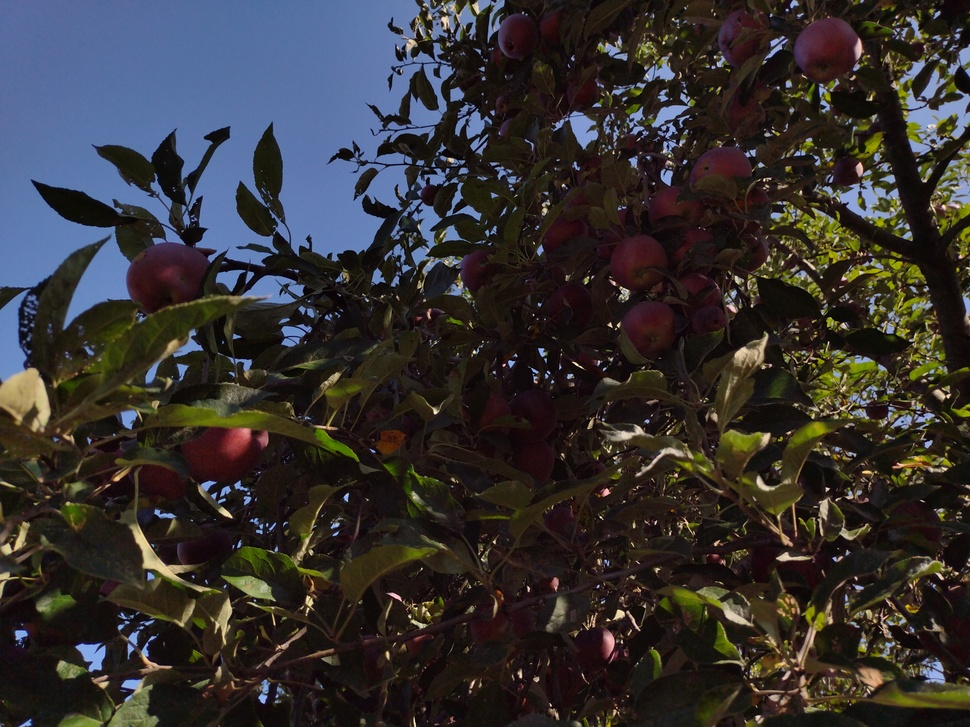
%> input picture year4/CSCI431/HW_03_Alex_Iacob_DIR/IMG_20220828_Apples.jpg, 970 x 727 px, shrunk from 4000 x 3000 before the run
$ octave --eval "HW_03_Iacob_Alex_Q2;"   (GNU Octave 9; MATLAB toolbox functions it lacks are replaced by stand-ins)
%> lines starting %> are read from the running program, lines starting %| are printed output that depends on the picture; in (x1, y1, x2, y2) boxes, pixels count from 0 and x2, y2 are one past the last pixel; in counts of white or black regions, pixels touching at a corner belong together; the program's own positions count from 1
function HW_03_Iacob_Alex_Q2()
    im_in = imread('IMG_20220828_Apples.jpg');
%> im_in is the input picture: size 727x970x3 uint8; mean R, G, B 52.7, 49.7, 49.8
    im_dbl = im2double(im_in);

    % turning the double image to a lab image
    im_lab = rgb2lab(im_dbl);
%> im_lab: size 727x970x3 double; mean of channels 1, 2, 3 20.4, 2.7, 0.9

    % after viewing all of the channels, the a* was the ideal channel
    im_a_star = im_lab(:,:,2);
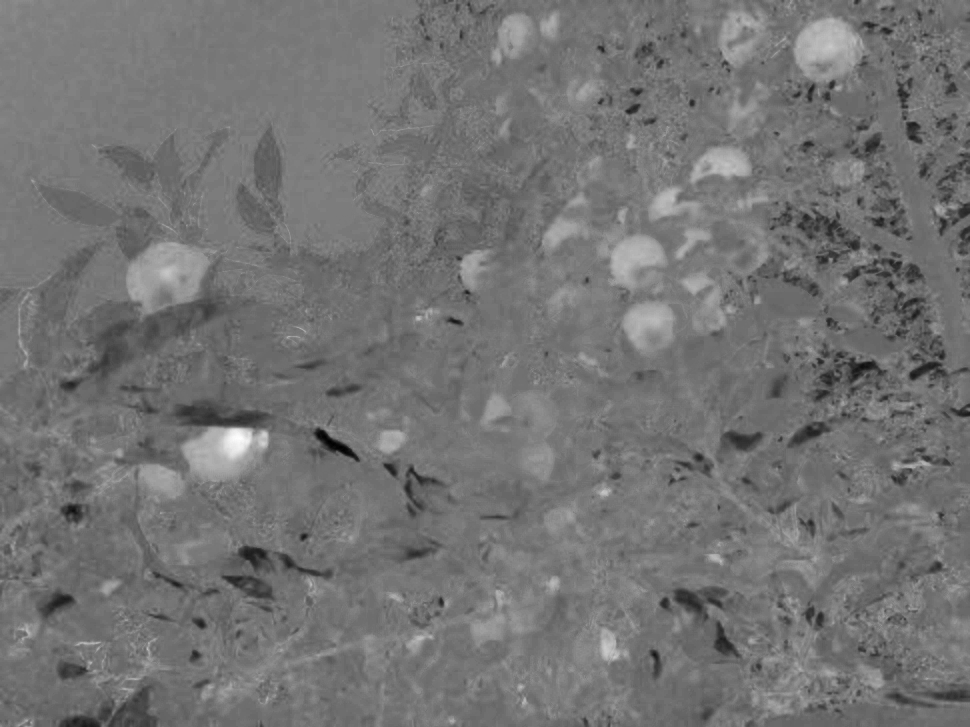
%> im_a_star: size 727x970 double; min -32.03, max 44.45, mean 2.7; drawn with min black and max white

    % updating the colormap to better see things
    colormap("copper");

    % I asked Prof. Kinsman about this during his office hours and he
    % recommended that I threshold the function.
    im_updated = im_a_star >= 8;
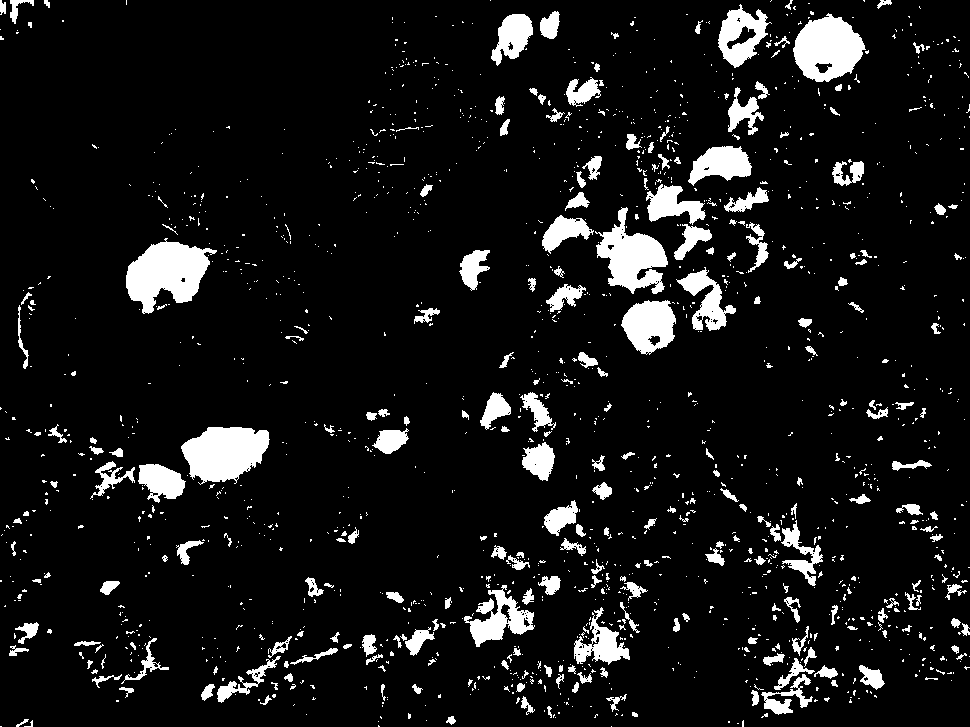
%> im_updated: size 727x970 logical; 8.7% white; 1616 white regions (1359 under 20 px), largest, box (x1, y1, x2, y2) and area: (126, 238, 217, 314) 3964, (181, 427, 270, 485) 3617, (793, 13, 866, 82) 3349

    % using median filtering to to clean up some noise
    im_median_filtering = medfilt2(im_updated, [10, 10]);
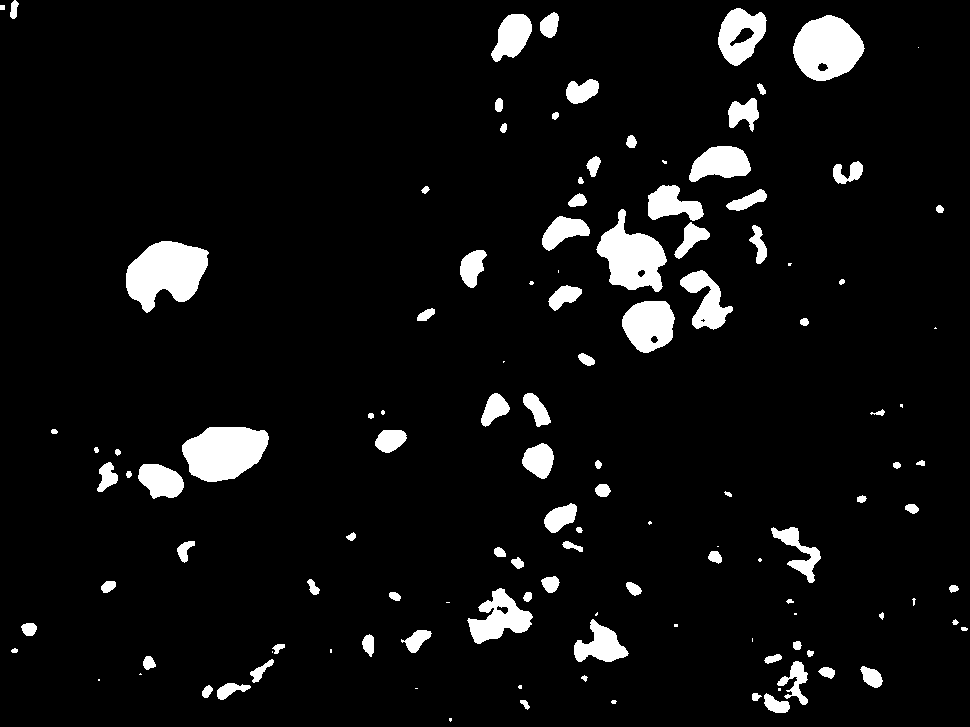
%> im_median_filtering: size 727x970 logical; 6.3% white; 123 white regions (27 under 20 px), largest, box (x1, y1, x2, y2) and area: (126, 241, 209, 313) 3911, (182, 427, 269, 482) 3572, (793, 15, 865, 81) 3364
%> `HW_03_Iacob_Alex_Q2;`:
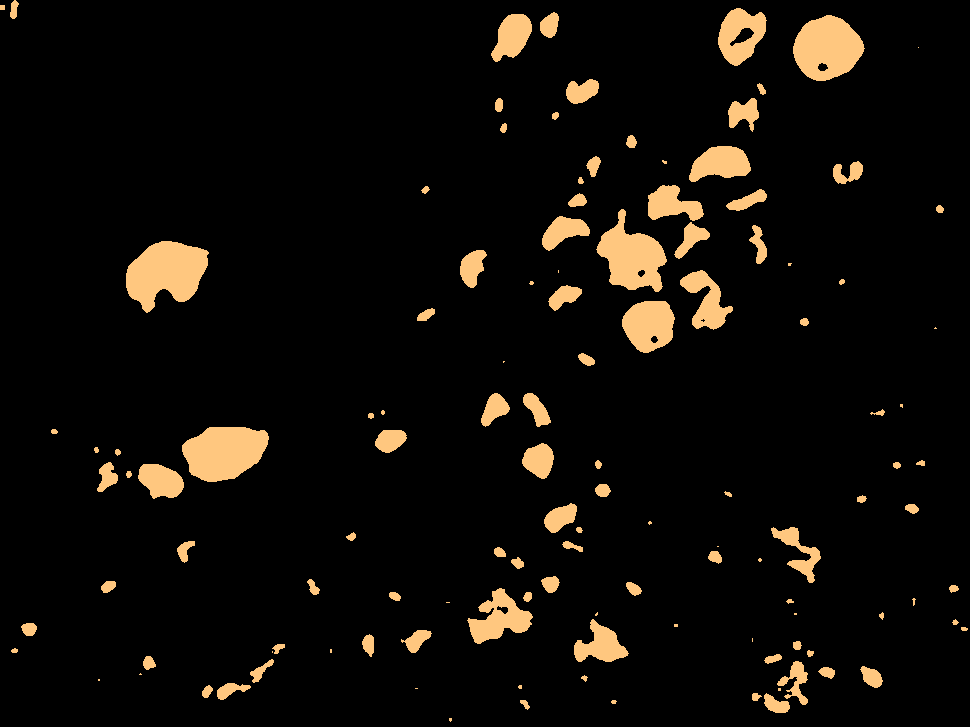
%> displayed picture: size 727x970x3, on the screen's scale of 0 to 255; mean R, G, B 16.1, 12.6, 8

    % displaying the updated image
    imagesc(im_median_filtering);
end
